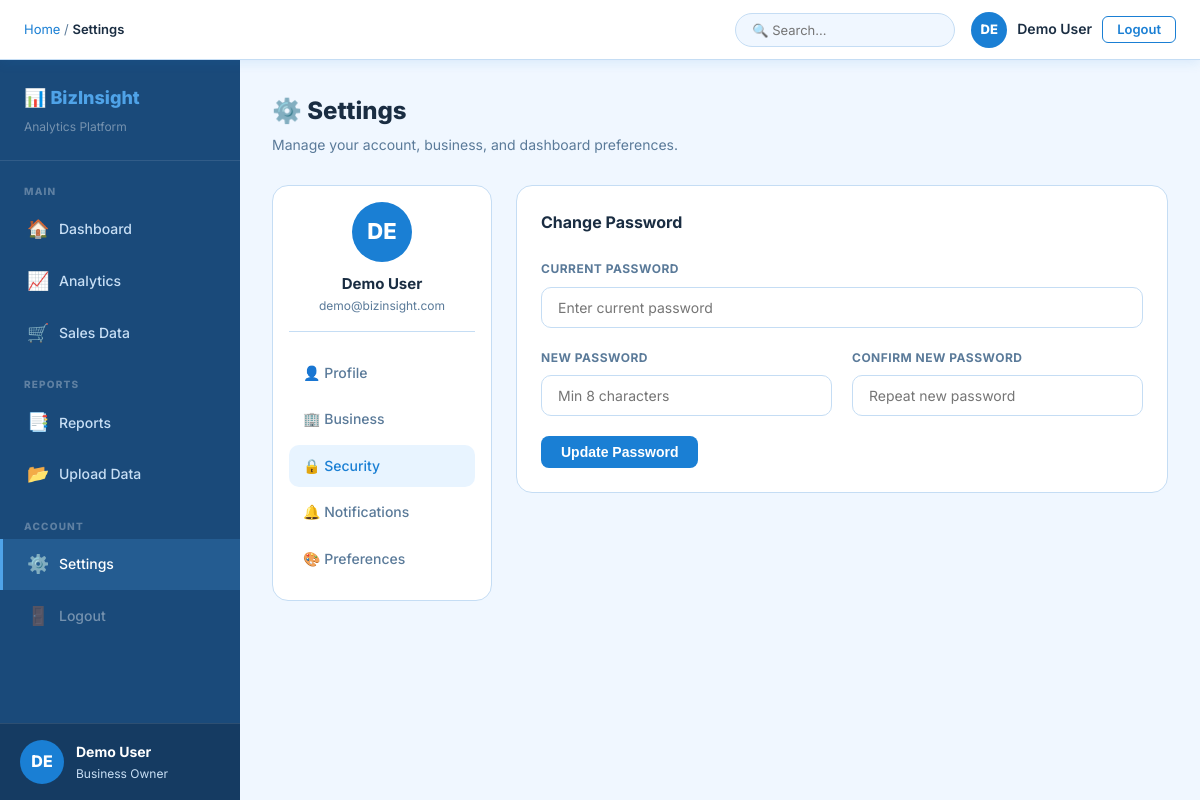
/settings.php?tab=security (signed in), run on the app's committed database.
### tables this page shows
CREATE TABLE IF NOT EXISTS users (
  id            INT AUTO_INCREMENT PRIMARY KEY,
  name          VARCHAR(100)  NOT NULL,
  email         VARCHAR(150)  NOT NULL UNIQUE,
  password      VARCHAR(255)  NOT NULL,
  business_name VARCHAR(150)  DEFAULT '',
  business_type VARCHAR(80)   DEFAULT '',
  phone         VARCHAR(30)   DEFAULT '',
  city          VARCHAR(80)   DEFAULT '',
  gst           VARCHAR(30)   DEFAULT '',
  currency      VARCHAR(10)   DEFAULT 'INR',
  created_at    DATETIME      DEFAULT CURRENT_TIMESTAMP,
  updated_at    DATETIME      DEFAULT CURRENT_TIMESTAMP ON UPDATE CURRENT_TIMESTAMP
);

### includes/auth_check.php (called while the page is built, shortened)
<?php
function getCurrentUser() {
    return [
        'id'    => $_SESSION['user_id'],
        'name'  => $_SESSION['user_name']  ?? 'User',
        'email' => $_SESSION['user_email'] ?? '',
    ];
}
?>

### includes/functions.php (called while the page is built, shortened)
<?php
function e($str) {
    return htmlspecialchars($str, ENT_QUOTES, 'UTF-8');
}
?>

### settings.php (the view, shortened to what this page needs)
<?php
require_once 'includes/auth_check.php';
require_once 'includes/db.php';
require_once 'includes/functions.php';
$user = getCurrentUser();
$uid  = $user['id'];
$stmt = $conn->prepare("SELECT * FROM users WHERE id = ?");
$stmt->bind_param("i", $uid);
$stmt->execute();
$profile = $stmt->get_result()->fetch_assoc();
$active_tab = $_GET['tab'] ?? 'profile';
include 'includes/header.php';
?>
<div class="page-header">
  <div>
    <h1>⚙️ Settings</h1>
    <p>Manage your account, business, and dashboard preferences.</p>
  </div>
</div>
<div class="settings-grid">
  <div class="card settings-nav" style="padding:16px;height:fit-content">
    <div class="settings-nav-avatar" style="text-align:center;margin-bottom:20px;padding-bottom:16px;border-bottom:1px solid var(--border)">
      <div class="user-avatar" style="margin:0 auto 10px;width:60px;height:60px;font-size:22px"><?= strtoupper(substr($profile['name'],0,2)) ?></div>
      <div style="font-weight:700"><?= e($profile['name']) ?></div>
      <div style="font-size:12px;color:var(--text-muted)"><?= e($profile['email']) ?></div>
    </div>
    <div class="settings-nav-links">
      <a href="?tab=profile" class="settings-link <?= $active_tab==='profile'?'active':'' ?>">👤 Profile</a>
      <a href="?tab=business" class="settings-link <?= $active_tab==='business'?'active':'' ?>">🏢 Business</a>
      <a href="?tab=security" class="settings-link <?= $active_tab==='security'?'active':'' ?>">🔒 Security</a>
      <a href="?tab=notifications" class="settings-link <?= $active_tab==='notifications'?'active':'' ?>">🔔 Notifications</a>
      <a href="?tab=preferences" class="settings-link <?= $active_tab==='preferences'?'active':'' ?>">🎨 Preferences</a>
    </div>
  </div>
  <div>
    <?php if($active_tab === 'profile'): ?>
    <div class="card">
      <div class="card-title" style="margin-bottom:24px">Profile Settings</div>
      <form method="POST">
        <input type="hidden" name="action" value="profile">
        <div class="form-row-grid">
          <div class="form-group"><label>Full Name <span class="req">*</span></label><input type="text" name="name" class="input-field" value="<?= e($profile['name']) ?>" required></div>
          <div class="form-group"><label>Email (read-only)</label><input type="email" class="input-field" value="<?= e($profile['email']) ?>" readonly style="opacity:.6;cursor:not-allowed"></div>
        </div>
        <div class="form-row-grid">
          <div class="form-group"><label>Phone Number</label><input type="text" name="phone" class="input-field" value="<?= e($profile['phone'] ?? '') ?>" placeholder="+91 98765 43210"></div>
          <div class="form-group"><label>City / Location</label><input type="text" name="city" class="input-field" value="<?= e($profile['city'] ?? '') ?>" placeholder="Mumbai, India"></div>
        </div>
        <button type="submit" class="btn btn-primary">Save Profile</button>
      </form>
    </div>
    <?php elseif($active_tab === 'security'): ?>
    <div class="card">
      <div class="card-title" style="margin-bottom:24px">Change Password</div>
      <form method="POST">
        <div class="form-group"><label>Current Password</label><input type="password" name="current_password" class="input-field" placeholder="Enter current password" required></div>
        <div class="form-row-grid">
          <div class="form-group"><label>New Password</label><input type="password" name="new_password" class="input-field" placeholder="Min 8 characters" required minlength="8"></div>
          <div class="form-group"><label>Confirm New Password</label><input type="password" name="confirm_password" class="input-field" placeholder="Repeat new password" required></div>
        </div>
        <button type="submit" class="btn btn-primary">Update Password</button>
      </form>
    </div>
    <?php endif; ?>
  </div>
</div>
<?php include 'includes/footer.php'; ?>

### assets/css/style.css (style rules this page uses)
*, *::before, *::after { margin: 0; padding: 0; box-sizing: border-box; }
:root { --blue: #1a7fd4; --blue-light: #e8f4ff; --blue-mid: #4fa3e8; --blue-dark: #0d5fa3; --white: #ffffff; --bg: #f0f7ff; --sidebar: #1a4a7a; --sidebar-txt: #c8dff5; --text: #1a2d42; --text-muted: #5a7a99; --border: #c5ddf4; --green: #16a34a; --red: #dc2626; --amber: #d97706; --purple: #7c3aed; --shadow: rgba(26,127,212,.12); }
body { font-family: 'Segoe UI', system-ui, -apple-system, sans-serif; background: var(--bg); color: var(--text); font-size: 15px; line-height: 1.6; min-height: 100vh; }
.btn { padding: 9px 20px; border-radius: 8px; border: none; cursor: pointer; font-size: 14px; font-weight: 600; text-decoration: none; display: inline-block; transition: all .2s; line-height: 1; }
.btn-primary { background: var(--blue); color: #fff; }
.form-group { margin-bottom: 20px; }
.form-group label { display: block; font-size: 12px; font-weight: 700; color: var(--text-muted); text-transform: uppercase; letter-spacing: .5px; margin-bottom: 8px; }
.input-field { width: 100%; padding: 11px 16px; border: 1.5px solid var(--border); border-radius: 10px; font-size: 14px; color: var(--text); background: #fff; outline: none; transition: border .2s; font-family: inherit; }
.form-row-grid { display: grid; grid-template-columns: 1fr 1fr; gap: 20px; }
.card { background: var(--white); border: 1.5px solid var(--border); border-radius: 16px; padding: 24px; margin-bottom: 24px; }
.card-title { font-size: 16px; font-weight: 700; color: var(--text); }
.settings-link { display: block; padding: 10px 14px; border-radius: 10px; color: var(--text-muted); text-decoration: none; font-size: 14px; font-weight: 500; cursor: pointer; margin-bottom: 4px; transition: all .2s; }
.settings-link:hover, .settings-link.active { background: var(--blue-light); color: var(--blue); }

### assets/css/dashboard.css (style rules this page uses)
.topbar-avatar, .user-avatar { width: 36px; height: 36px; border-radius: 50%; background: var(--blue); color: #fff; display: flex; align-items: center; justify-content: center; font-size: 13px; font-weight: 800; flex-shrink: 0; }
.user-avatar { width: 44px; height: 44px; font-size: 16px; }
.page-header { display: flex; align-items: flex-start; justify-content: space-between; margin-bottom: 28px; }
.page-header h1 { font-size: 24px; font-weight: 800; margin-bottom: 4px; }
.page-header p { color: var(--text-muted); font-size: 14px; }

### includes/header.php (style rules this page uses)
body { font-family: 'Inter', 'Segoe UI', system-ui, sans-serif; }

### settings.php (style rules this page uses)
.settings-grid { display: grid; grid-template-columns: 220px 1fr; gap: 24px; }

### data on the page
users: name "DE", name "Demo User", email "demo@bizinsight.com"

### other printed values
$page_title "Settings"
$initials "DE"
$display_name "Demo User"
substr($sidebar_name, 0, 2) "DE"
$sidebar_name "Demo User"
